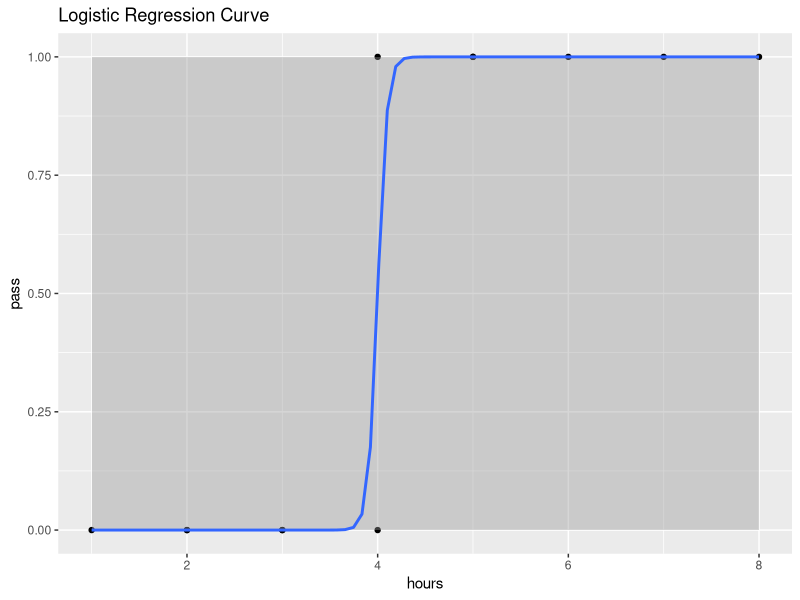

Generate this figure with R:

# Simple Logistic Regression

data <- data.frame(
  hours = c(1,2,3,4,5,6,7,8,2,3,4,5),
  pass  = c(0,0,0,0,1,1,1,1,0,0,1,1)
)

data
model <- glm(pass ~ hours, data = data, family = binomial)
summary(model)


# Predict probability
data$prob <- predict(model, type = "response")

data

data$predicted <- ifelse(data$prob > 0.5, 1, 0)

data

library(ggplot2)

ggplot(data, aes(x = hours, y = pass)) +
  geom_point() +
  stat_smooth(method = "glm", method.args = list(family = "binomial")) +
  labs(title = "Logistic Regression Curve")
